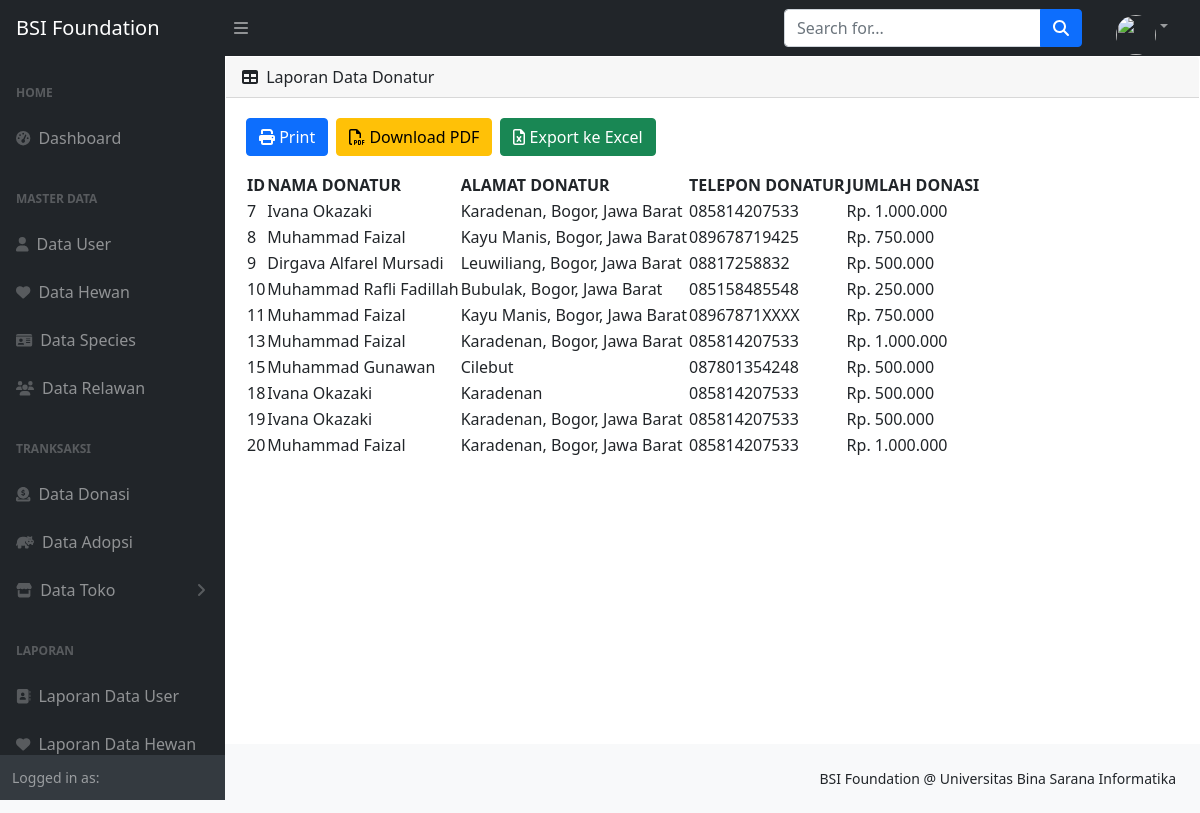
The app's page /index.php/laporan/LaporanDataDonasi with its own data.
### tables this page shows
CREATE TABLE `detail_donasi` (
  `id` int(11) NOT NULL,
  `id_donasi` int(11) NOT NULL,
  `nama` varchar(128) NOT NULL,
  `alamat` varchar(256) NOT NULL,
  `no_telepon` varchar(20) NOT NULL,
  `paket_donasi` int(20) NOT NULL
);

### application/controllers/Laporan.php (called while the page is built, shortened)
<?php
class Laporan extends CI_Controller
{
    public function LaporanDataDonasi(){
        $data['judul'] = 'Laporan Data Donasi';
        $data['user'] = $this->ModelUser->cekData(['email' => $this->session->userdata('email')])->row_array();
        $data['detail'] = $this->ModelDonasi->cekDataDetail()->result();
        $this->load->view('admin/templates/header', $data);
        $this->load->view('admin/templates/sidebar', $data);
        $this->load->view('admin/templates/topbar', $data);
        $this->load->view('admin/laporan/laporan_data_donasi', $data);
        $this->load->view('admin/templates/footer', $data);
    }
}

### index.php (called while the page is built, shortened)
<?php
require_once BASEPATH.'core/CodeIgniter.php';

### application/models/ModelDonasi.php (called while the page is built, shortened)
<?php
class ModelDonasi extends CI_Model
{
    public function cekDataDetail(){
        return $this->db->get('detail_donasi');
    }
}

### application/views/admin/laporan/laporan_data_donasi.php (the view)
<div id="layoutSidenav_content">
    <main>
        <div class="card mb-4">
                <div class="card-header">
                    <i class="fas fa-table me-1"></i>
                    Laporan Data Donatur
                </div>
                <div class="card-body">
                    <table id="datatablesSimple">
                    <a href="<?= base_url('laporan/print_donasi'); ?>" class="btn btn-primary me-2 mb-3"><i class="fas fa-print"></i> Print </a>
                    <a href="<?= base_url('laporan/pdf_donasi'); ?>" class="btn btn-warning me-2 mb-3"><i class="far fa-file-pdf"></i> Download PDF</a>
                    <a href="<?= base_url('laporan/excel_donasi'); ?>" class="btn btn-success mb-3"><i class="far fa-file-excel"></i> Export ke Excel</a>
                    <thead>
                            <tr>
                                <th>ID</th>
                                <th>NAMA DONATUR</th>
                                <th>ALAMAT DONATUR</th>
                                <th>TELEPON DONATUR</th>
                                <th>JUMLAH DONASI</th>
                            </tr>
                        </thead>
                        <tbody>
                            <?php
                            foreach ($detail as $psn) : ?>
                            <tr>
                                <td><?php echo $psn->id ?></td>
                                <td><?php echo $psn->nama?></td>
                                <td><?php echo $psn->alamat ?></td>
                                <td><?php echo $psn->no_telepon ?></td>
                                <td>Rp. <?php echo number_format($psn->paket_donasi, 0, ',', '.') ?></td>
                            </tr>
                            <?php endforeach; ?>
                        </tbody>
                    </table>
                </div>
        </div>
    </main>
</div>
</div>

### records on screen
detail_donasi: id "7", nama "Ivana Okazaki", alamat "Karadenan, Bogor, Jawa Barat", no_telepon "085814207533", paket_donasi "1.000.000"
detail_donasi: id "8", nama "Muhammad Faizal", alamat "Kayu Manis, Bogor, Jawa Barat", no_telepon "089678719425", paket_donasi "750.000"
detail_donasi: id "9", nama "Dirgava Alfarel Mursadi", alamat "Leuwiliang, Bogor, Jawa Barat", no_telepon "08817258832", paket_donasi "500.000"
detail_donasi: id "10", nama "Muhammad Rafli Fadillah", alamat "Bubulak, Bogor, Jawa Barat", no_telepon "085158485548", paket_donasi "250.000"
detail_donasi: id "11", nama "Muhammad Faizal", alamat "Kayu Manis, Bogor, Jawa Barat", no_telepon "08967871XXXX", paket_donasi "750.000"
detail_donasi: id "13", nama "Muhammad Faizal", alamat "Karadenan, Bogor, Jawa Barat", no_telepon "085814207533", paket_donasi "1.000.000"
detail_donasi: id "15", nama "Muhammad Gunawan", alamat "Cilebut", no_telepon "087801354248", paket_donasi "500.000"
detail_donasi: id "18", nama "Ivana Okazaki", alamat "Karadenan", no_telepon "085814207533", paket_donasi "500.000"
detail_donasi: id "19", nama "Ivana Okazaki", alamat "Karadenan, Bogor, Jawa Barat", no_telepon "085814207533", paket_donasi "500.000"
detail_donasi: id "20", nama "Muhammad Faizal", alamat "Karadenan, Bogor, Jawa Barat", no_telepon "085814207533", paket_donasi "1.000.000"
